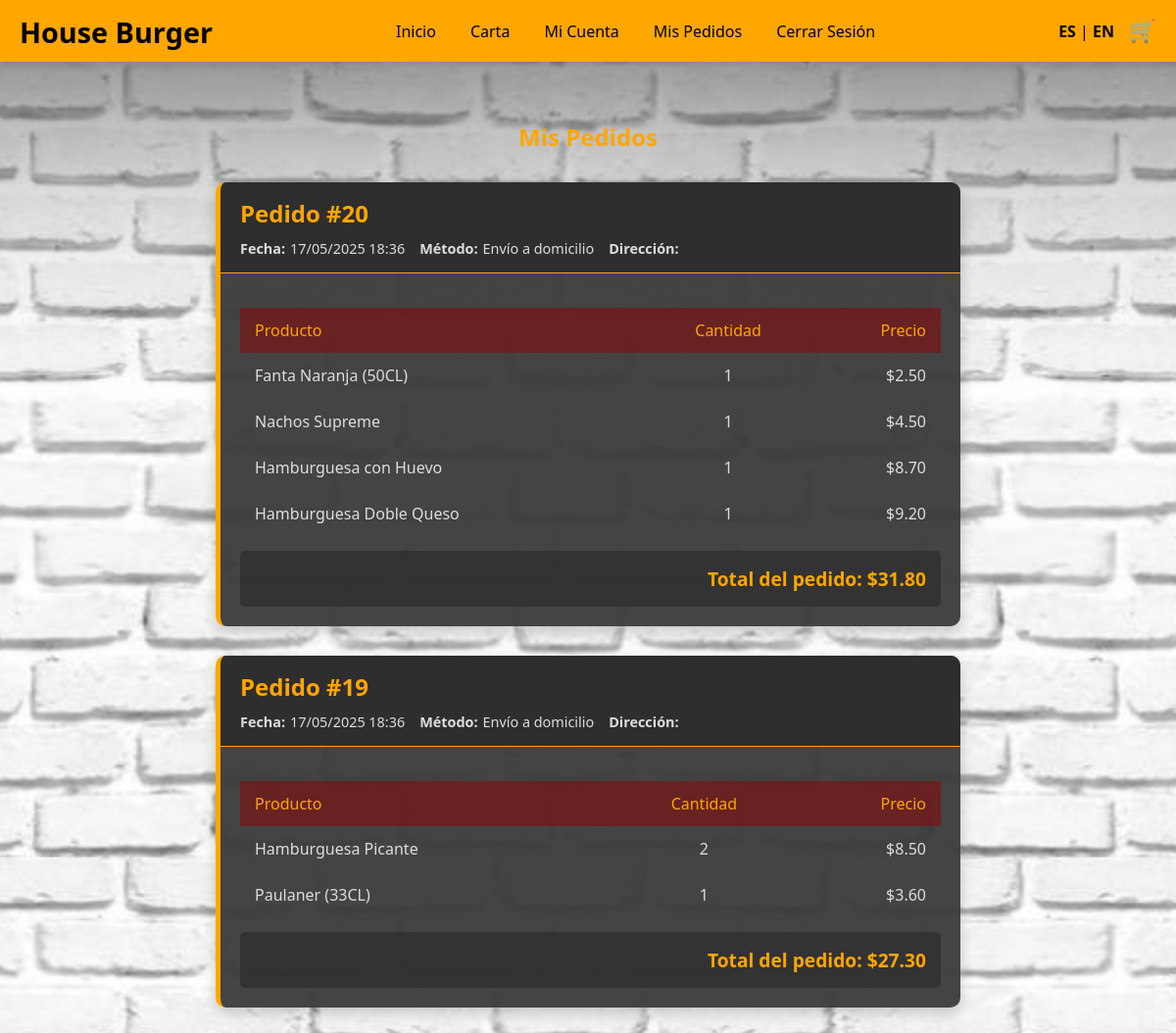
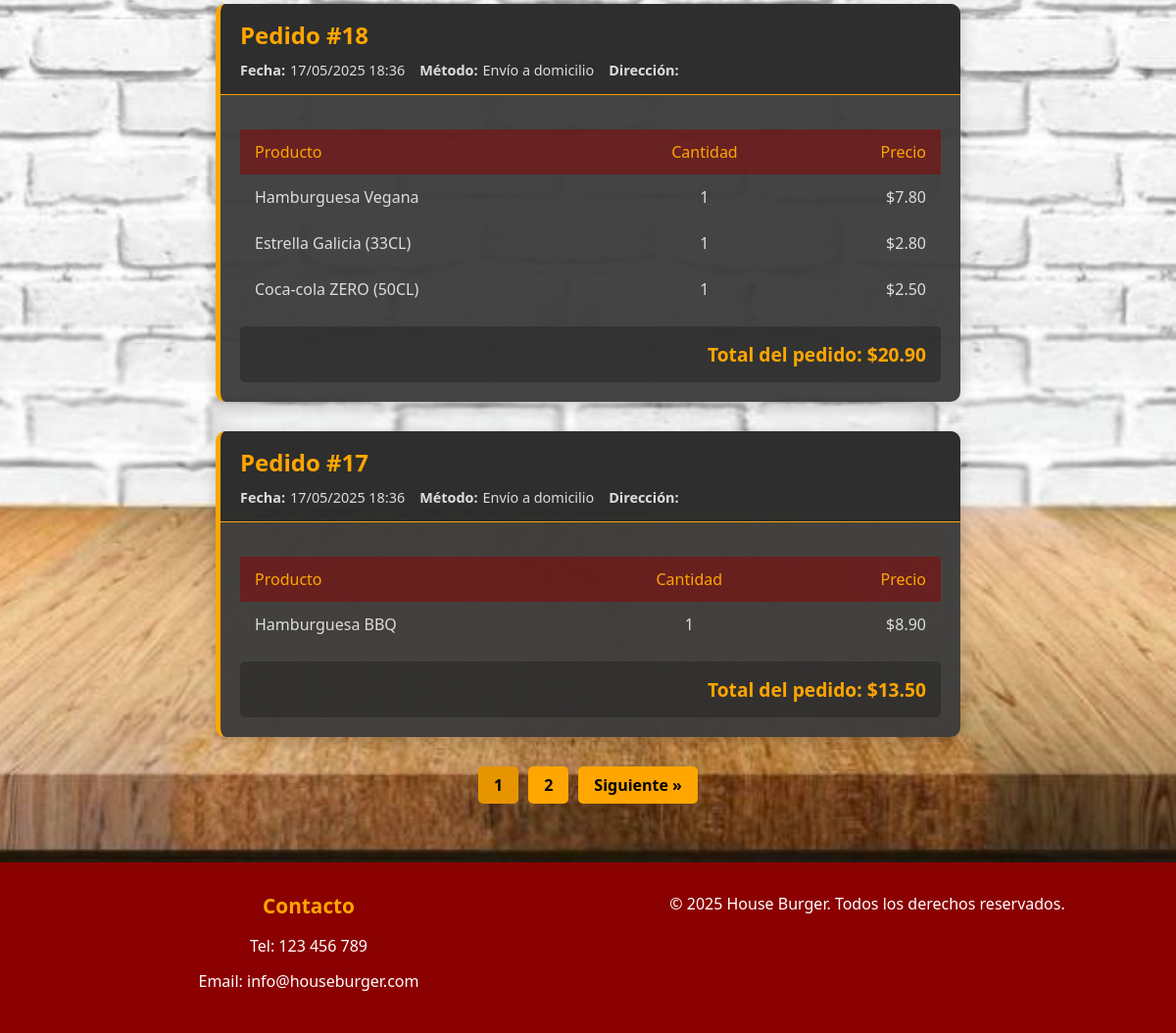
/pages/last_orders.php (signed in), run on the app's committed database (2 pictures, top to bottom).
### tables this page shows
CREATE TABLE order_details (
    id INT PRIMARY KEY AUTO_INCREMENT,
    order_id INT NOT NULL,
    product_id INT NOT NULL,
    quantity INT NOT NULL,
    price DECIMAL(10,2) NOT NULL,
    is_combo TINYINT(1) NOT NULL DEFAULT 0,
    FOREIGN KEY (order_id) REFERENCES orders(id),
    FOREIGN KEY (product_id) REFERENCES products(id)
);

CREATE TABLE products (
    id INT PRIMARY KEY AUTO_INCREMENT,
    name VARCHAR(100) NOT NULL,
    description TEXT,
    price DECIMAL(10,2) NOT NULL,
    image VARCHAR(255),
    category VARCHAR(50) NOT NULL
);

CREATE TABLE orders (
    id INT PRIMARY KEY AUTO_INCREMENT,
    user_id INT NOT NULL,
    order_date DATETIME DEFAULT CURRENT_TIMESTAMP,
    total DECIMAL(10,2) NOT NULL,
    delivery_method ENUM('domicilio', 'recoger') NOT NULL DEFAULT 'domicilio',
    delivery_address VARCHAR(255),
    FOREIGN KEY (user_id) REFERENCES users(id)
);

### pages/last_orders.php (the view, shortened to what this page needs)
<?php
include '../includes/header.php';
include '../includes/database.php';
$user_id = $_SESSION['user_id'];
$pedidosPorPagina = 10;
$paginaActual = isset($_GET['pagina']) ? (int)$_GET['pagina'] : 1;
$offset = ($paginaActual - 1) * $pedidosPorPagina;
$sqlCount = "SELECT COUNT(DISTINCT o.id) as total FROM orders o WHERE o.user_id = ?";
$stmtCount = $pdo->prepare($sqlCount);
$stmtCount->execute([$user_id]);
$totalPedidos = $stmtCount->fetch(PDO::FETCH_ASSOC)['total'];
$totalPaginas = ceil($totalPedidos / $pedidosPorPagina);
$sql = "
    SELECT
        o.id AS order_id,
        o.order_date,
        o.total,
        o.delivery_method,
        o.delivery_address,
        p.name AS product_name,
        od.quantity,
        od.price,
        od.is_combo
    FROM orders o
    JOIN order_details od ON o.id = od.order_id
    JOIN products p ON od.product_id = p.id
    WHERE o.user_id = :user_id
    ORDER BY o.order_date DESC, o.id DESC
    LIMIT :limit OFFSET :offset
";
$stmt = $pdo->prepare($sql);
$stmt->bindValue(':user_id', $user_id, PDO::PARAM_INT);
$stmt->bindValue(':limit', $pedidosPorPagina, PDO::PARAM_INT);
$stmt->bindValue(':offset', $offset, PDO::PARAM_INT);
$stmt->execute();
$orders = $stmt->fetchAll(PDO::FETCH_ASSOC);
$groupedOrders = [];
foreach ($orders as $row) {
    $orderId = $row['order_id'];
    if (!isset($groupedOrders[$orderId])) {
        $groupedOrders[$orderId] = [
            'order_date' => $row['order_date'],
            'total' => $row['total'],
            'delivery_method' => $row['delivery_method'],
            'delivery_address' => $row['delivery_address'],
            'items' => []
        ];
    }
    $groupedOrders[$orderId]['items'][] = [
        'product_name' => $row['product_name'],
        'quantity' => $row['quantity'],
        'price' => $row['price'],
        'is_combo' => $row['is_combo']
    ];
}
?>
<div class="form-page-container">
    <div class="orders-container">
        <h2 style="color: #ffa600; margin-bottom: 30px; text-align: center;">Mis Pedidos</h2>
        <?php if (empty($groupedOrders)): ?>
            <div class="no-orders">
                <p>No tienes pedidos aún.</p>
                <a href="menu.php" class="btn-menu" style="margin-top: 20px; display: inline-block;">Ver Menú</a>
            </div>
        <?php else: ?>
            <?php foreach ($groupedOrders as $orderId => $order): ?>
                <div class="order-card">
                    <div class="order-header">
                        <h3>Pedido #<?= $orderId ?></h3>
                        <div class="order-meta">
                            <span>
                                <strong>Fecha:</strong>
                                <?= date('d/m/Y H:i', strtotime($order['order_date'])) ?>
                            </span>
                            <span>
                                <strong>Método:</strong>
                                <?= $order['delivery_method'] === 'domicilio' ? 'Envío a domicilio' : 'Recoger en tienda' ?>
                            </span>
                            <?php if ($order['delivery_method'] === 'domicilio'): ?>
                                <span>
                                    <strong>Dirección:</strong>
                                </span>
                            <?php endif; ?>
                        </div>
                    </div>
                    <div class="order-body">
                        <table class="products-table">
                            <thead>
                                <tr>
                                    <th>Producto</th>
                                    <th style="text-align: center;">Cantidad</th>
                                    <th style="text-align: right;">Precio</th>
                                </tr>
                            </thead>
                            <tbody>
                                <?php foreach ($order['items'] as $item): ?>
                                    <tr>
                                        <td>
                                            <?= htmlspecialchars($item['product_name']) ?>
                                        </td>
                                        <td style="text-align: center;"><?= $item['quantity'] ?></td>
                                        <td style="text-align: right;">$<?= number_format($item['price'], 2) ?></td>
                                    </tr>
                                <?php endforeach; ?>
                            </tbody>
                        </table>
                        <div class="order-total">
                            <strong>Total del pedido:</strong> $<?= number_format($order['total'], 2) ?>
                        </div>
                    </div>
                </div>
            <?php endforeach; ?>
            <div class="pagination" style="margin-top: 30px; display: flex; justify-content: center; gap: 10px;">
                <?php
                $inicio = max(1, $paginaActual - 2);
                $fin = min($totalPaginas, $paginaActual + 2);
                for ($i = $inicio; $i <= $fin; $i++): ?>
                    <a href="last_orders.php?pagina=<?= $i ?>" class="btn-menu <?= $i == $paginaActual ? 'active' : '' ?>" style="padding: 8px 16px; <?= $i == $paginaActual ? 'background-color: #e69500;' : '' ?>">
                        <?= $i ?>
                    </a>
                <?php endfor;
                ?>
                <?php if ($paginaActual < $totalPaginas): ?>
                    <a href="last_orders.php?pagina=<?= $paginaActual + 1 ?>" class="btn-menu" style="padding: 8px 16px;">Siguiente &raquo;</a>
                <?php endif; ?>
            </div>
        <?php endif; ?>
    </div>
</div>
<?php include '../includes/footer.php'; ?>

### assets/css/style.css (style rules this page uses)
* { margin: 0; padding: 0; box-sizing: border-box; }
body { font-family: 'Segoe UI', sans-serif; background: url('../images/background.jpg') no-repeat center center fixed; background-size: cover; color: #fff; min-height: 100vh; display: flex; flex-direction: column; }
.form-container button, .btn-menu, .order-button { display: inline-block; padding: 12px 24px; background-color: #ffa600; color: #000; border: none; border-radius: 8px; font-size: 1rem; text-decoration: none; transition: all 0.3s; font-weight: bold; cursor: pointer; }
.home-container, .form-page-container, .menu-page-container { padding: 40px 20px; min-height: calc(100vh - 140px); display: flex; justify-content: center; align-items: center; }
.orders-container { max-width: 800px; width: 100%; padding: 20px; }
.order-card { background-color: rgba(60, 60, 60, 0.955); border-radius: 10px; border-left: 5px solid #ffa600; box-shadow: 0 5px 15px rgba(0,0,0,0.2); margin-bottom: 30px; overflow: hidden; transition: all 0.3s; }
.order-header { background-color: rgba(44, 44, 44, 0.9); padding: 15px 20px; border-bottom: 1px solid #ffa600; }
.order-header h3 { color: #ffa600; margin-bottom: 10px; font-size: 1.5rem; }
.order-meta { display: flex; flex-wrap: wrap; gap: 15px; color: #ddd; font-size: 0.9rem; }
.order-meta span { display: flex; align-items: center; gap: 5px; }
.order-body { padding: 20px; }
.products-table { width: 100%; border-collapse: collapse; margin: 15px 0; }
.products-table th { background-color: rgba(139, 0, 0, 0.5); color: #ffa600; padding: 12px 15px; text-align: left; font-weight: 500; }
.products-table td { padding: 12px 15px; border-bottom: 1px solid #444; color: #ddd; vertical-align: middle; }
.products-table tr:last-child td { border-bottom: none; }
.order-total { text-align: right; font-size: 1.2rem; padding: 15px; background-color: rgba(44, 44, 44, 0.7); border-radius: 5px; margin-top: 15px; color: #ffa600; font-weight: bold; }
.pagination { display: flex; justify-content: center; gap: 8px; margin-top: 30px; flex-wrap: wrap; }
.pagination a { display: inline-block; padding: 8px 16px; background-color: #ffa600; color: #000; border-radius: 5px; text-decoration: none; font-weight: bold; transition: all 0.3s; min-width: 40px; text-align: center; }
.pagination .active { background-color: #e69500; cursor: default; }

### data on the page
order_details: product.name "Fanta Naranja (50CL)", quantity "1", price "2.50"
order_details: product.name "Nachos Supreme", quantity "1", price "4.50"
order_details: product.name "Hamburguesa con Huevo", quantity "1", price "8.70"
order_details: product.name "Hamburguesa Doble Queso", quantity "1", price "9.20"
order_details: product.name "Hamburguesa Picante", quantity "2", price "8.50"
order_details: product.name "Paulaner (33CL)", quantity "1", price "3.60"
order_details: product.name "Hamburguesa Vegana", quantity "1", price "7.80"
order_details: product.name "Estrella Galicia (33CL)", quantity "1", price "2.80"
order_details: product.name "Coca-cola ZERO (50CL)", quantity "1", price "2.50"
order_details: order "17", order.order_date "17/05/2025 18:36", product.name "Hamburguesa BBQ", quantity "1", price "8.90", order.total "13.50"

### other printed values
$orderId "20"
date('d/m/Y H:i', strtotime($order['order_date'])) "17/05/2025 18:36"
$order['total'] "31.80"
$orderId "19"
$order['total'] "27.30"
$orderId "18"
$order['total'] "20.90"
